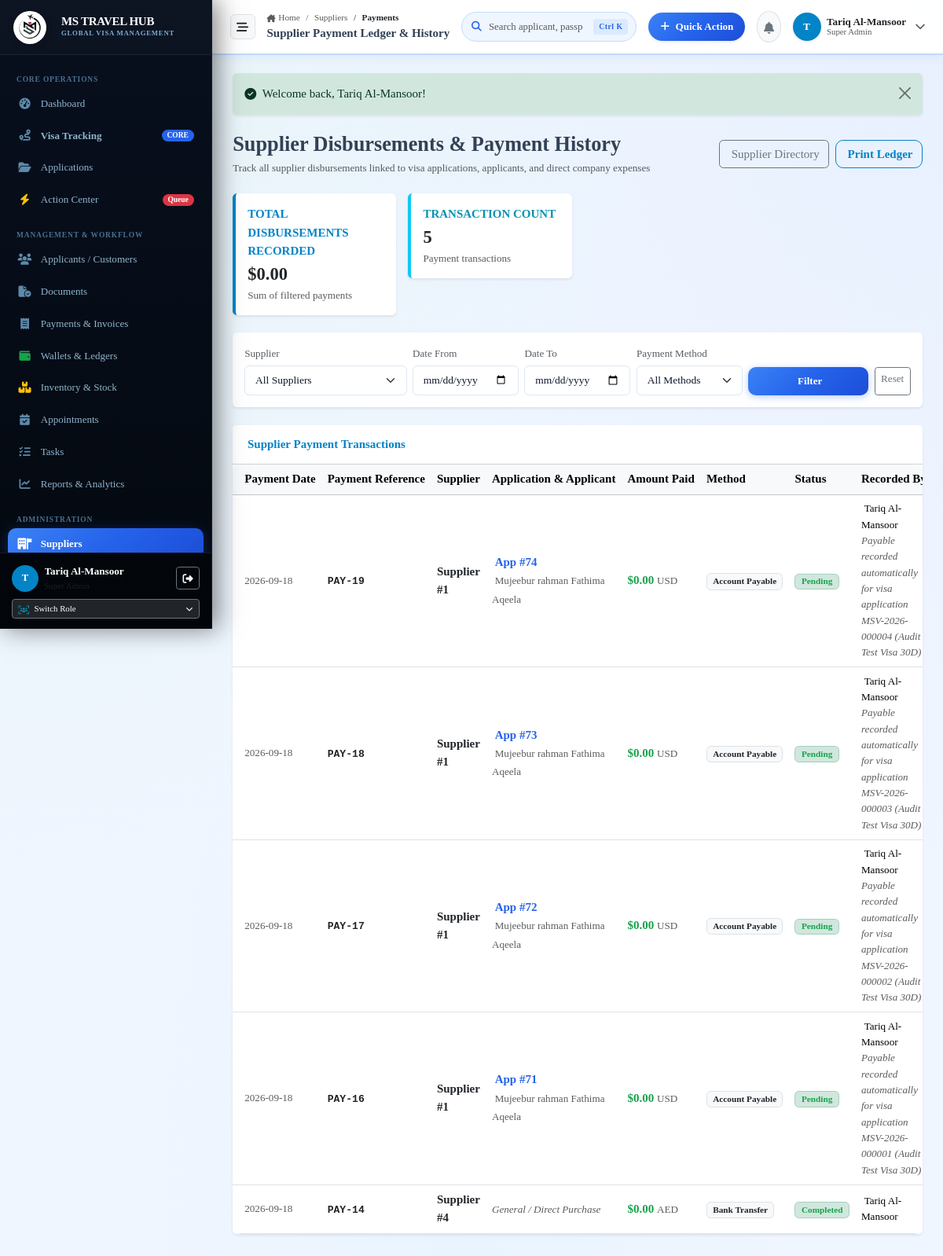
/suppliers/payments (signed in), run on the app's committed database.
### tables this page shows
CREATE TABLE "supplier_payments" (
            id INTEGER PRIMARY KEY AUTOINCREMENT,
            payment_reference TEXT NOT NULL UNIQUE,
            supplier_id INTEGER NOT NULL,
            application_id INTEGER NULL,
            payable_amount REAL NOT NULL,
            paid_amount REAL NOT NULL,
            payment_date DATE NOT NULL,
            payment_method TEXT DEFAULT 'Bank Transfer',
            transaction_reference TEXT,
            notes TEXT,
            created_by INTEGER,
            created_at DATETIME DEFAULT CURRENT_TIMESTAMP,
            currency TEXT,
            supplier_invoice_ref TEXT,
            payment_status TEXT,
            from_currency TEXT,
            to_currency TEXT,
            exchange_rate REAL,
            original_amount REAL,
            FOREIGN KEY (supplier_id) REFERENCES suppliers(id),
            FOREIGN KEY (application_id) REFERENCES applications(id) ON DELETE SET NULL,
            FOREIGN KEY (created_by) REFERENCES users(id)
        );

CREATE TABLE customers (
    id INTEGER PRIMARY KEY AUTOINCREMENT,
    customer_code TEXT NOT NULL UNIQUE,
    first_name TEXT NOT NULL,
    middle_name TEXT,
    last_name TEXT NOT NULL,
    full_name TEXT NOT NULL,
    gender TEXT,
    dob DATE,
    nationality TEXT NOT NULL,
    place_of_birth TEXT,
    marital_status TEXT,
    occupation TEXT,
    mobile TEXT NOT NULL,
    whatsapp TEXT,
    email TEXT UNIQUE,
    password_hash TEXT,
    current_country TEXT NOT NULL,
    address TEXT,
    created_by INTEGER,
    notes TEXT,
    is_active INTEGER DEFAULT 1,
    created_at DATETIME DEFAULT CURRENT_TIMESTAMP,
    updated_at DATETIME DEFAULT CURRENT_TIMESTAMP, religion TEXT NULL,
    FOREIGN KEY (created_by) REFERENCES users(id)
);

CREATE TABLE users (
    id INTEGER PRIMARY KEY AUTOINCREMENT,
    role_id INTEGER NOT NULL,
    branch_id INTEGER,
    name TEXT NOT NULL,
    email TEXT NOT NULL UNIQUE,
    password_hash TEXT NOT NULL,
    phone TEXT,
    avatar TEXT,
    designation TEXT,
    department TEXT,
    is_active INTEGER DEFAULT 1,
    last_login_at DATETIME,
    created_at DATETIME DEFAULT CURRENT_TIMESTAMP,
    updated_at DATETIME DEFAULT CURRENT_TIMESTAMP, basic_salary REAL DEFAULT 5000.00, salary_currency TEXT DEFAULT 'AED', joining_date DATE NULL,
    FOREIGN KEY (role_id) REFERENCES roles(id),
    FOREIGN KEY (branch_id) REFERENCES branches(id)
);

### app/Controllers/SupplierController.php (called while the page is built, shortened)
<?php
class SupplierController
{
    public function payments(): void
    {
        $pdo = Database::getConnection();
        $sql = "SELECT sp.*,
                       s.company_name, s.supplier_code,
                       a.application_number, a.passport_number,
                       c.full_name as applicant_name, c.customer_code,
                       u.name as created_by_name
                FROM supplier_payments sp
                JOIN suppliers s ON sp.supplier_id = s.id
                LEFT JOIN applications a ON sp.application_id = a.id
                LEFT JOIN customers c ON a.customer_id = c.id
                LEFT JOIN users u ON sp.created_by = u.id
                WHERE 1=1";
        $params = [];
        $sql .= " ORDER BY sp.payment_date DESC, sp.id DESC";
        $stmt = $pdo->prepare($sql);
        $stmt->execute($params);
        $payments = $stmt->fetchAll(PDO::FETCH_ASSOC);
        require_once dirname(__DIR__) . '/Views/suppliers/payments.php';
    }
}

### app/autoload.php (called while the page is built, shortened)
<?php
function e(?string $string): string {
    return htmlspecialchars((string)($string ?? ''), ENT_QUOTES, 'UTF-8');
}
function get_flash(): ?array {
    if (isset($_SESSION['flash'])) {
        $flash = $_SESSION['flash'];
        return $flash;
    }
    return null;
}

### app/Views/suppliers/payments.php (the view, shortened to what this page needs)
<?php
$flash = get_flash();
require_once dirname(__DIR__) . '/layouts/header.php';
require_once dirname(__DIR__) . '/layouts/sidebar.php';
require_once dirname(__DIR__) . '/layouts/topbar.php';
?>
<div class="content-body">
  <?php if ($flash): ?>
    <div class="alert alert-<?= e($flash['type'] === 'danger' ? 'danger' : ($flash['type'] === 'success' ? 'success' : 'info')) ?> alert-dismissible fade show mb-4 border-0 shadow-sm" role="alert">
      <div class="d-flex align-items-center gap-2">
        <i class="fa-solid <?= $flash['type'] === 'danger' ? 'fa-circle-exclamation' : ($flash['type'] === 'success' ? 'fa-circle-check' : 'fa-circle-info') ?>"></i>
        <span><?= e($flash['message']) ?></span>
      </div>
      <button type="button" class="btn-close" data-bs-dismiss="alert"></button>
    </div>
  <?php endif; ?>
<div class="d-flex justify-content-between align-items-center mb-4">
    <div>
        <h1 class="h3 mb-1 text-gray-800 fw-bold">Supplier Disbursements & Payment History</h1>
        <p class="text-muted small mb-0">Track all supplier disbursements linked to visa applications, applicants, and direct company expenses</p>
    </div>
    <div class="d-flex gap-2">
        <a href="/suppliers" class="btn btn-outline-secondary">
            <i class="bi bi-arrow-left me-1"></i> Supplier Directory
        </a>
        <button class="btn btn-outline-primary" onclick="window.print()">
            <i class="bi bi-printer me-1"></i> Print Ledger
        </button>
    </div>
</div>
<div class="row g-3 mb-4">
    <div class="col-md-6 col-lg-3">
        <div class="card border-0 shadow-sm border-start border-primary border-4 p-3">
            <div class="text-xs fw-bold text-primary text-uppercase mb-1">Total Disbursements Recorded</div>
            <div class="h4 mb-0 fw-bold text-gray-800">$<?= number_format((float)($totals['total_paid'] ?? 0), 2) ?></div>
            <div class="text-muted small mt-1">Sum of filtered payments</div>
        </div>
    </div>
    <div class="col-md-6 col-lg-3">
        <div class="card border-0 shadow-sm border-start border-info border-4 p-3">
            <div class="text-xs fw-bold text-info text-uppercase mb-1">Transaction Count</div>
            <div class="h4 mb-0 fw-bold text-gray-800"><?= number_format((int)($totals['count'] ?? count($payments))) ?></div>
            <div class="text-muted small mt-1">Payment transactions</div>
        </div>
    </div>
</div>
<div class="card shadow-sm border-0 mb-4">
    <div class="card-body p-3">
        <form method="GET" action="/suppliers/payments" class="row g-2 align-items-end">
            <div class="col-md-3">
                <label class="form-label small text-muted mb-1">Supplier</label>
                <select name="supplier_id" class="form-select form-select-sm">
                    <option value="">All Suppliers</option>
                </select>
            </div>
            <div class="col-md-2">
                <label class="form-label small text-muted mb-1">Date From</label>
                <input type="date" name="from_date" class="form-control form-control-sm" value="<?= htmlspecialchars($filters['from_date'] ?? '') ?>">
            </div>
            <div class="col-md-2">
                <label class="form-label small text-muted mb-1">Date To</label>
                <input type="date" name="to_date" class="form-control form-control-sm" value="<?= htmlspecialchars($filters['to_date'] ?? '') ?>">
            </div>
            <div class="col-md-2">
                <label class="form-label small text-muted mb-1">Payment Method</label>
                <select name="payment_method" class="form-select form-select-sm">
                    <option value="">All Methods</option>
                </select>
            </div>
            <div class="col-md-3 d-flex gap-2">
                <button type="submit" class="btn btn-sm btn-primary flex-grow-1">
                    <i class="bi bi-funnel me-1"></i> Filter
                </button>
                <a href="/suppliers/payments" class="btn btn-sm btn-outline-secondary">Reset</a>
            </div>
        </form>
    </div>
</div>
<div class="card shadow-sm border-0">
    <div class="card-header bg-white py-3">
        <h6 class="m-0 font-weight-bold text-primary">
            <i class="bi bi-receipt-cutoff me-1"></i> Supplier Payment Transactions
        </h6>
    </div>
    <div class="card-body p-0">
        <div class="table-responsive">
            <table class="table table-hover align-middle mb-0">
                <thead class="table-light">
                    <tr>
                        <th class="ps-3">Payment Date</th>
                        <th>Payment Reference</th>
                        <th>Supplier</th>
                        <th>Application & Applicant</th>
                        <th>Amount Paid</th>
                        <th>Method</th>
                        <th>Status</th>
                        <th>Recorded By</th>
                    </tr>
                </thead>
                <tbody>
                    <?php if (empty($payments)): ?>
                        <tr>
                            <td colspan="8" class="text-center py-5 text-muted">
                                <i class="bi bi-inbox fs-1 d-block mb-2"></i>
                                No supplier payment records found matching the filter criteria.
                            </td>
                        </tr>
                    <?php else: ?>
                        <?php foreach ($payments as $p): ?>
                            <tr>
                                <td class="ps-3 small text-muted">
                                    <?= htmlspecialchars($p['payment_date'] ?? date('Y-m-d', strtotime($p['created_at'] ?? 'now'))) ?>
                                </td>
                                <td>
                                    <code class="fw-semibold text-dark"><?= htmlspecialchars($p['reference_number'] ?? ('PAY-' . $p['id'])) ?></code>
                                </td>
                                <td>
                                    <div class="fw-bold text-dark"><?= htmlspecialchars($p['supplier_name'] ?? 'Supplier #' . $p['supplier_id']) ?></div>
                                </td>
                                <td>
                                    <?php if (!empty($p['application_id'])): ?>
                                        <div>
                                            <a href="/applications/view?id=<?= $p['application_id'] ?>" class="text-decoration-none fw-semibold">
                                                <i class="bi bi-folder2 me-1"></i>App #<?= $p['application_id'] ?>
                                            </a>
                                        </div>
                                        <?php if (!empty($p['applicant_name'])): ?>
                                            <small class="text-muted"><i class="bi bi-person me-1"></i><?= htmlspecialchars($p['applicant_name']) ?></small>
                                        <?php endif; ?>
                                    <?php else: ?>
                                        <span class="text-muted fst-italic small">General / Direct Purchase</span>
                                    <?php endif; ?>
                                </td>
                                <td class="fw-bold text-success">
                                    $<?= number_format((float)($p['amount'] ?? 0), 2) ?>
                                    <span class="text-muted small fw-normal"><?= htmlspecialchars($p['currency'] ?? 'USD') ?></span>
                                </td>
                                <td>
                                    <span class="badge bg-light text-dark border">
                                        <?= htmlspecialchars($p['payment_method'] ?? 'Bank Transfer') ?>
                                    </span>
                                </td>
                                <td>
                                    <span class="badge bg-success-subtle text-success border border-success-subtle px-2 py-1">
                                        <?= htmlspecialchars($p['payment_status'] ?? 'Completed') ?>
                                    </span>
                                </td>
                                <td class="small">
                                    <div><i class="bi bi-person me-1 text-muted"></i><?= htmlspecialchars($p['created_by_name'] ?? 'System') ?></div>
                                    <?php if (!empty($p['notes'])): ?>
                                        <div class="text-muted fst-italic" style="max-width: 180px;"><?= htmlspecialchars($p['notes']) ?></div>
                                    <?php endif; ?>
                                </td>
                            </tr>
                        <?php endforeach; ?>
                    <?php endif; ?>
                </tbody>
            </table>
        </div>
    </div>
</div>
</div>
<?php require_once dirname(__DIR__) . '/layouts/footer.php'; ?>

### data on the page
supplier_payments: payment_date "2026-09-18", id "PAY-19", supplier "Supplier #1", application "74", customers.full_name "Mujeebur rahman Fathima Aqeela", amount "0.00", currency "USD", payment_method "Account Payable", payment_status "Pending", created_by.name "Tariq Al-Mansoor", notes "Payable recorded automatically for visa application MSV-2026-000004 (Audit Test Visa 30D)"
supplier_payments: payment_date "2026-09-18", id "PAY-18", supplier "Supplier #1", application "73", customers.full_name "Mujeebur rahman Fathima Aqeela", amount "0.00", currency "USD", payment_method "Account Payable", payment_status "Pending", created_by.name "Tariq Al-Mansoor", notes "Payable recorded automatically for visa application MSV-2026-000003 (Audit Test Visa 30D)"
supplier_payments: payment_date "2026-09-18", id "PAY-17", supplier "Supplier #1", application "72", customers.full_name "Mujeebur rahman Fathima Aqeela", amount "0.00", currency "USD", payment_method "Account Payable", payment_status "Pending", created_by.name "Tariq Al-Mansoor", notes "Payable recorded automatically for visa application MSV-2026-000002 (Audit Test Visa 30D)"
supplier_payments: payment_date "2026-09-18", id "PAY-16", supplier "Supplier #1", application "71", customers.full_name "Mujeebur rahman Fathima Aqeela", amount "0.00", currency "USD", payment_method "Account Payable", payment_status "Pending", created_by.name "Tariq Al-Mansoor", notes "Payable recorded automatically for visa application MSV-2026-000001 (Audit Test Visa 30D)"
supplier_payments: payment_date "2026-09-18", id "PAY-14", supplier "Supplier #4", shows "General / Direct Purchase", amount "0.00", currency "AED", payment_method "Bank Transfer", payment_status "Completed", created_by.name "Tariq Al-Mansoor"

### other printed values
substr($currentUser['name'] ?? 'U', 0, 1) "T"
$currentUser['name'] "Tariq Al-Mansoor"
$roleName "Super Admin"
$segLabel "Suppliers"
$segLabel "Payments"
$cleanTitle "Supplier Payment Ledger & History"
$currentUser['role_name'] "Super Admin"
$flash['message'] "Welcome back, Tariq Al-Mansoor!"
$totals['total_paid'] "0.00"
$totals['count'] "5"
